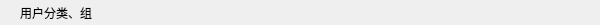
<?xml version="1.0" encoding="UTF-8"?>
<ui version="4.0">
 <class>GroupTipItemClass</class>
 <widget class="QWidget" name="GroupTipItemClass">
  <property name="geometry">
   <rect>
    <x>0</x>
    <y>0</y>
    <width>600</width>
    <height>25</height>
   </rect>
  </property>
  <property name="minimumSize">
   <size>
    <width>0</width>
    <height>25</height>
   </size>
  </property>
  <property name="maximumSize">
   <size>
    <width>16777215</width>
    <height>25</height>
   </size>
  </property>
  <property name="windowTitle">
   <string>GroupTipItem</string>
  </property>
  <layout class="QVBoxLayout" name="verticalLayout">
   <property name="spacing">
    <number>0</number>
   </property>
   <property name="leftMargin">
    <number>20</number>
   </property>
   <property name="topMargin">
    <number>0</number>
   </property>
   <property name="rightMargin">
    <number>2</number>
   </property>
   <property name="bottomMargin">
    <number>0</number>
   </property>
   <item>
    <widget class="QLabel" name="label">
     <property name="text">
      <string>用户分类、组</string>
     </property>
     <property name="alignment">
      <set>Qt::AlignmentFlag::AlignLeading|Qt::AlignmentFlag::AlignLeft|Qt::AlignmentFlag::AlignVCenter</set>
     </property>
    </widget>
   </item>
  </layout>
 </widget>
 <layoutdefault spacing="6" margin="11"/>
 <resources/>
 <connections/>
</ui>
